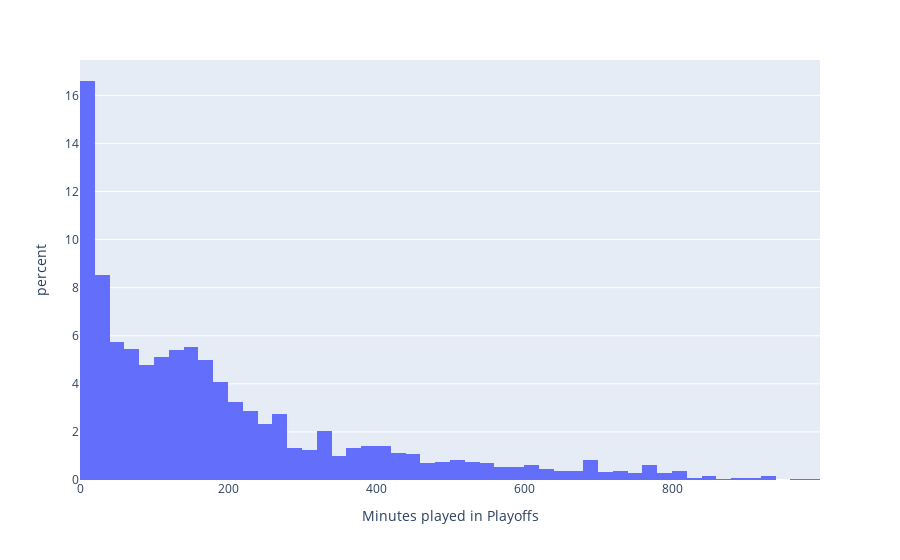

The notebook cell saved with this chart:
### Code cell
fig = px.histogram(x=po_df['MIN'], histnorm='percent', labels={"x": "Minutes played in Playoffs"})
fig.show()

### Figure 1 — Plotly figure (JSON) as saved in the notebook; plotly's stock layout.template omitted (floating-point values rounded to 4 significant figures; data arrays with more than 128 entries replaced by an {"elided": "..."} marker saying what was removed)
{"data": [{"alignmentgroup": "True", "bingroup": "x", "histnorm": "percent", "hovertemplate": "Minutes played in Playoffs=%{x}<br>percent=%{y}<extra></extra>", "legendgroup": "", "marker": {"color": "#636efa", "pattern": {"shape": ""}}, "name": "", "offsetgroup": "", "orientation": "v", "showlegend": false, "type": "histogram", "x": {"elided": "2145 int values"}, "xaxis": "x", "yaxis": "y"}], "layout": {"barmode": "relative", "legend": {"tracegroupgap": 0}, "margin": {"t": 60}, "xaxis": {"anchor": "y", "domain": [0, 1], "title": {"text": "Minutes played in Playoffs"}}, "yaxis": {"anchor": "x", "domain": [0, 1], "title": {"text": "percent"}}}}
